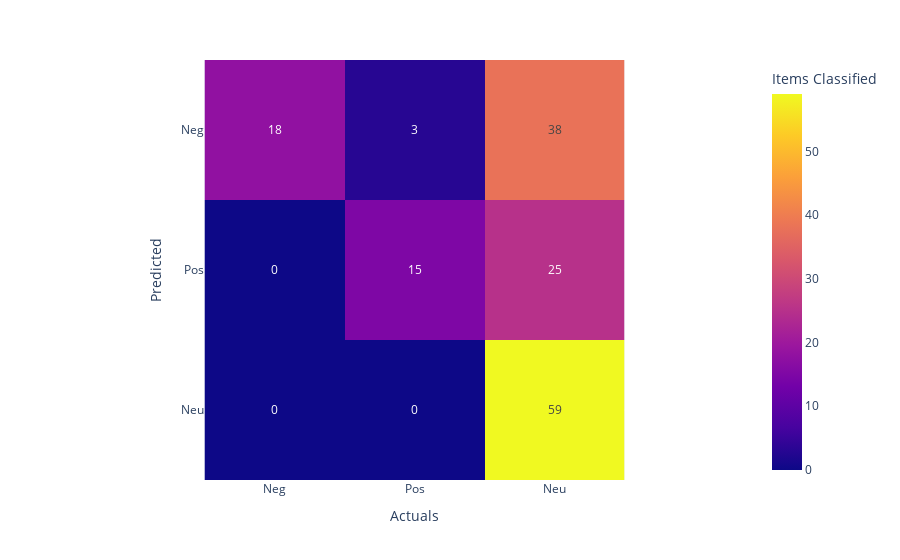
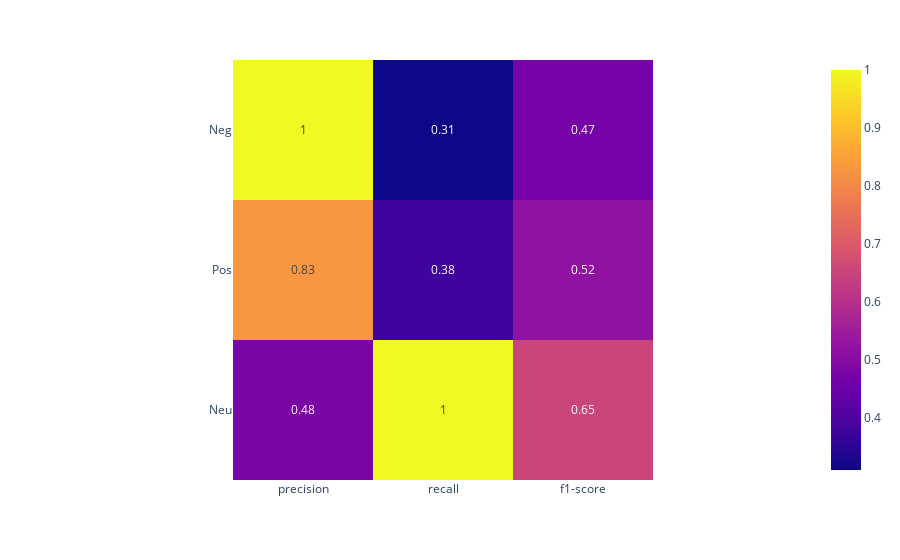

The notebook cell saved with these charts, in order:
### Code cell
get_metrics(model, obesity, X_test, y_test, method = "neural_net")

### Figure 1 — Plotly figure (JSON) as saved in the notebook; plotly's stock layout.template omitted (floating-point values rounded to 4 significant figures)
{"data": [{"coloraxis": "coloraxis", "hovertemplate": "Actuals: %{x}<br>Predicted: %{y}<br>Items Classified: %{z}<extra></extra>", "name": "0", "texttemplate": "%{z}", "type": "heatmap", "x": ["Neg", "Pos", "Neu"], "xaxis": "x", "y": ["Neg", "Pos", "Neu"], "yaxis": "y", "z": [[18, 3, 38], [0, 15, 25], [0, 0, 59]]}], "layout": {"coloraxis": {"colorbar": {"title": {"text": "Items Classified"}}, "colorscale": [[0, "#0d0887"], [0.1111, "#46039f"], [0.2222, "#7201a8"], [0.3333, "#9c179e"], [0.4444, "#bd3786"], [0.5556, "#d8576b"], [0.6667, "#ed7953"], [0.7778, "#fb9f3a"], [0.8889, "#fdca26"], [1, "#f0f921"]]}, "margin": {"t": 60}, "xaxis": {"anchor": "y", "constrain": "domain", "domain": [0, 1], "scaleanchor": "y", "title": {"text": "Actuals"}}, "yaxis": {"anchor": "x", "autorange": "reversed", "constrain": "domain", "domain": [0, 1], "title": {"text": "Predicted"}}}}

### Figure 2 — Plotly figure (JSON) as saved in the notebook; plotly's stock layout.template omitted (floating-point values rounded to 4 significant figures)
{"data": [{"coloraxis": "coloraxis", "hovertemplate": "x: %{x}<br>y: %{y}<br>color: %{z}<extra></extra>", "name": "0", "texttemplate": "%{z}", "type": "heatmap", "x": ["precision", "recall", "f1-score"], "xaxis": "x", "y": ["Neg", "Pos", "Neu"], "yaxis": "y", "z": [[1, 0.31, 0.47], [0.83, 0.38, 0.52], [0.48, 1, 0.65]]}], "layout": {"coloraxis": {"colorscale": [[0, "#0d0887"], [0.1111, "#46039f"], [0.2222, "#7201a8"], [0.3333, "#9c179e"], [0.4444, "#bd3786"], [0.5556, "#d8576b"], [0.6667, "#ed7953"], [0.7778, "#fb9f3a"], [0.8889, "#fdca26"], [1, "#f0f921"]]}, "margin": {"t": 60}, "xaxis": {"anchor": "y", "constrain": "domain", "domain": [0, 1], "scaleanchor": "y"}, "yaxis": {"anchor": "x", "autorange": "reversed", "constrain": "domain", "domain": [0, 1]}}}
